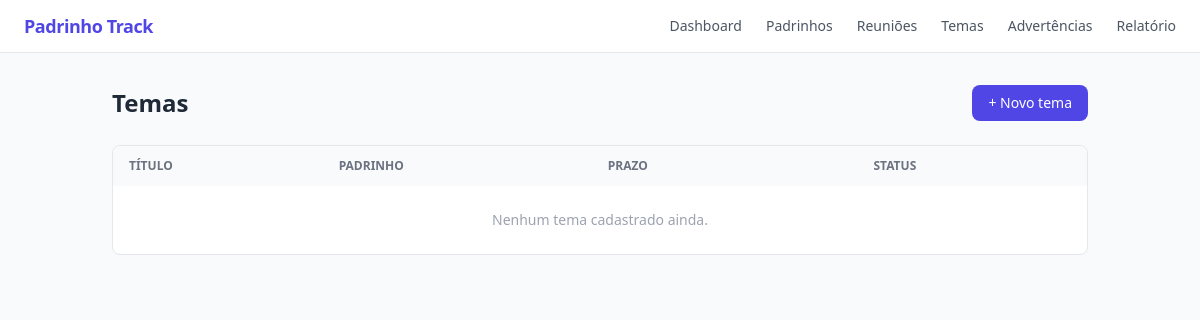
The page /temas on the database as committed earlier.
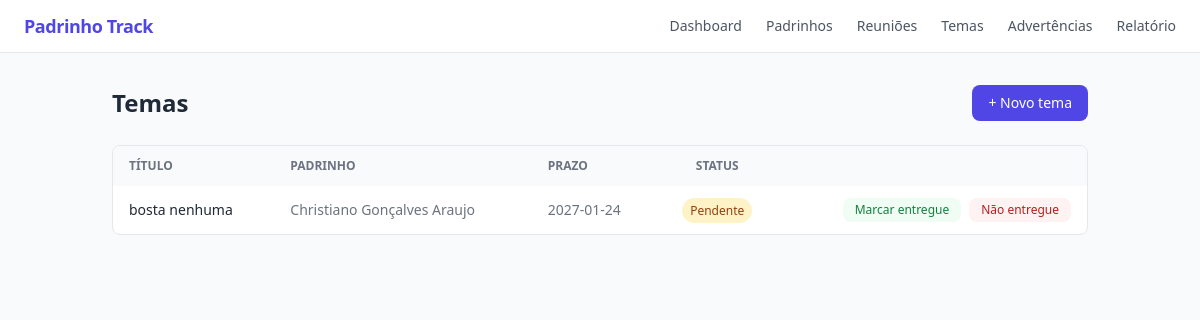
The same page on the database as committed later.
### tables this page shows
CREATE TABLE temas (
        id           INTEGER PRIMARY KEY AUTOINCREMENT,
        titulo       TEXT NOT NULL,
        data_limite  TEXT NOT NULL,
        padrinho_id  INTEGER NOT NULL,
        entregue     INTEGER DEFAULT 0,
        data_entrega TEXT,
        FOREIGN KEY (padrinho_id) REFERENCES padrinhos(id)
    );

CREATE TABLE padrinhos (
        id          INTEGER PRIMARY KEY AUTOINCREMENT,
        nome        TEXT NOT NULL,
        matricula   TEXT UNIQUE NOT NULL,
        email       TEXT,
        ativo       INTEGER DEFAULT 1
    );

### app.py (the view)
@app.route("/temas")
def temas():
    conn = get_conn()
    lista = conn.execute("""
        SELECT t.*, p.nome AS padrinho_nome
        FROM temas t
        JOIN padrinhos p ON p.id = t.padrinho_id
        ORDER BY t.data_limite ASC
    """).fetchall()
    conn.close()
    padrinhos = get_todos_padrinhos()
    return render_template("temas.html", temas=lista, padrinhos=padrinhos)

### app.py (called while the page is built)
@app.before_request
def setup():
    init_db()

### database.py (called while the page is built)
def get_conn():
    conn = sqlite3.connect(DB_PATH)
    conn.row_factory = sqlite3.Row
    conn.execute("PRAGMA foreign_keys = ON")
    return conn

### models.py (called while the page is built)
def get_todos_padrinhos():
    conn = get_conn()
    padrinhos = conn.execute(
        "SELECT * FROM padrinhos WHERE ativo = 1 ORDER BY nome"
    ).fetchall()
    conn.close()
    return padrinhos

### templates/temas.html (shortened to what this page needs)
{% extends "base.html" %}
{% block content %}
<div class="flex items-center justify-between mb-6">
  <h1 class="text-2xl font-semibold text-gray-800">Temas</h1>
  <button onclick="document.getElementById('modal-novo').classList.remove('hidden')"
          class="bg-indigo-600 text-white text-sm px-4 py-2 rounded-lg hover:bg-indigo-700 transition">
    + Novo tema
  </button>
</div>
<div class="bg-white rounded-lg border border-gray-200 overflow-hidden">
  <table class="w-full text-sm">
    <thead class="bg-gray-50 text-gray-500 uppercase text-xs">
      <tr>
        <th class="px-4 py-3 text-left">Título</th>
        <th class="px-4 py-3 text-left">Padrinho</th>
        <th class="px-4 py-3 text-left">Prazo</th>
        <th class="px-4 py-3 text-center">Status</th>
        <th class="px-4 py-3"></th>
      </tr>
    </thead>
    <tbody class="divide-y divide-gray-100">
      {% for t in temas %}
      <tr class="hover:bg-gray-50 transition">
        <td class="px-4 py-3 font-medium">{{ t["titulo"] }}</td>
        <td class="px-4 py-3 text-gray-500">{{ t["padrinho_nome"] }}</td>
        <td class="px-4 py-3 text-gray-500">{{ t["data_limite"] }}</td>
        <td class="px-4 py-3 text-center">
          {% if t["entregue"] %}
            <span class="bg-green-100 text-green-800 px-2 py-1 rounded-full text-xs font-medium">
              Entregue
            </span>
          {% else %}
            <span class="bg-amber-100 text-amber-800 px-2 py-1 rounded-full text-xs font-medium">
              Pendente
            </span>
          {% endif %}
        </td>
        <td class="px-4 py-3 text-right flex justify-end gap-2">
          {% if not t["entregue"] %}
            <form action="/temas/{{ t['id'] }}/entregue" method="POST">
              <button type="submit"
                      class="text-xs bg-green-50 text-green-700 px-3 py-1 rounded-lg hover:bg-green-100 transition">
                Marcar entregue
              </button>
            </form>
            <form action="/temas/{{ t['id'] }}/nao_entregue" method="POST">
              <button type="submit"
                      class="text-xs bg-red-50 text-red-700 px-3 py-1 rounded-lg hover:bg-red-100 transition">
                Não entregue
              </button>
            </form>
          {% else %}
            <span class="text-xs text-gray-400">{{ t["data_entrega"] }}</span>
          {% endif %}
        </td>
      </tr>
      {% else %}
      <tr>
        <td colspan="5" class="px-4 py-6 text-center text-gray-400">
          Nenhum tema cadastrado ainda.
        </td>
      </tr>
      {% endfor %}
    </tbody>
  </table>
</div>
{% endblock %}

Rows that differ between the two databases and show on the page:
added temas: titulo "bosta nenhuma", padrinho_nome "Christiano Gonçalves Araujo", data_limite "2027-01-24", entregue "Pendente"
Other text that changed with them:
text no longer shown: "Nenhum tema cadastrado ainda."
